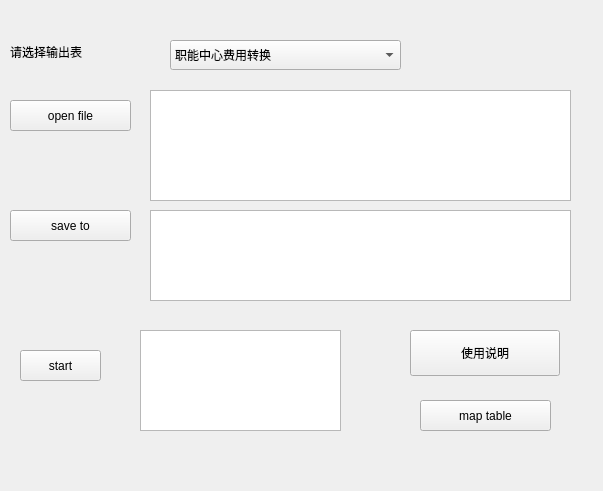
<?xml version="1.0" encoding="UTF-8"?>
<ui version="4.0">
 <class>Form</class>
 <widget class="QWidget" name="Form">
  <property name="geometry">
   <rect>
    <x>0</x>
    <y>0</y>
    <width>603</width>
    <height>491</height>
   </rect>
  </property>
  <property name="windowTitle">
   <string>Form</string>
  </property>
  <widget class="QToolButton" name="toolButton">
   <property name="geometry">
    <rect>
     <x>10</x>
     <y>100</y>
     <width>121</width>
     <height>31</height>
    </rect>
   </property>
   <property name="text">
    <string>open file</string>
   </property>
  </widget>
  <widget class="QTextEdit" name="textEdit">
   <property name="geometry">
    <rect>
     <x>150</x>
     <y>90</y>
     <width>421</width>
     <height>111</height>
    </rect>
   </property>
  </widget>
  <widget class="QToolButton" name="toolButton_2">
   <property name="geometry">
    <rect>
     <x>10</x>
     <y>210</y>
     <width>121</width>
     <height>31</height>
    </rect>
   </property>
   <property name="text">
    <string>save to</string>
   </property>
  </widget>
  <widget class="QToolButton" name="toolButton_3">
   <property name="geometry">
    <rect>
     <x>20</x>
     <y>350</y>
     <width>81</width>
     <height>31</height>
    </rect>
   </property>
   <property name="text">
    <string>start</string>
   </property>
  </widget>
  <widget class="QTextBrowser" name="textBrowser">
   <property name="geometry">
    <rect>
     <x>140</x>
     <y>330</y>
     <width>201</width>
     <height>101</height>
    </rect>
   </property>
  </widget>
  <widget class="QTextEdit" name="textEdit">
   <property name="geometry">
    <rect>
     <x>150</x>
     <y>210</y>
     <width>421</width>
     <height>91</height>
    </rect>
   </property>
  </widget>
  <widget class="QToolButton" name="toolButton_4">
   <property name="geometry">
    <rect>
     <x>420</x>
     <y>400</y>
     <width>131</width>
     <height>31</height>
    </rect>
   </property>
   <property name="text">
    <string>map table</string>
   </property>
  </widget>
  <widget class="QPushButton" name="pushButton">
   <property name="geometry">
    <rect>
     <x>410</x>
     <y>330</y>
     <width>150</width>
     <height>46</height>
    </rect>
   </property>
   <property name="text">
    <string>使用说明</string>
   </property>
   <property name="autoDefault">
    <bool>false</bool>
   </property>
   <property name="default">
    <bool>false</bool>
   </property>
  </widget>
  <widget class="QLabel" name="label">
   <property name="geometry">
    <rect>
     <x>10</x>
     <y>560</y>
     <width>141</width>
     <height>21</height>
    </rect>
   </property>
   <property name="text">
    <string>办公小程序：v1.0</string>
   </property>
   <property name="wordWrap">
    <bool>true</bool>
   </property>
  </widget>
  <widget class="QComboBox" name="comboBox">
   <property name="geometry">
    <rect>
     <x>170</x>
     <y>40</y>
     <width>231</width>
     <height>30</height>
    </rect>
   </property>
   <property name="currentText">
    <string>职能中心费用转换</string>
   </property>
   <item>
    <property name="text">
     <string>职能中心费用转换</string>
    </property>
   </item>
   <item>
    <property name="text">
     <string>预提费用统计转换</string>
    </property>
   </item>
  </widget>
  <widget class="QLabel" name="label_2">
   <property name="geometry">
    <rect>
     <x>10</x>
     <y>40</y>
     <width>191</width>
     <height>24</height>
    </rect>
   </property>
   <property name="text">
    <string>请选择输出表</string>
   </property>
  </widget>
 </widget>
 <resources/>
 <connections/>
</ui>
